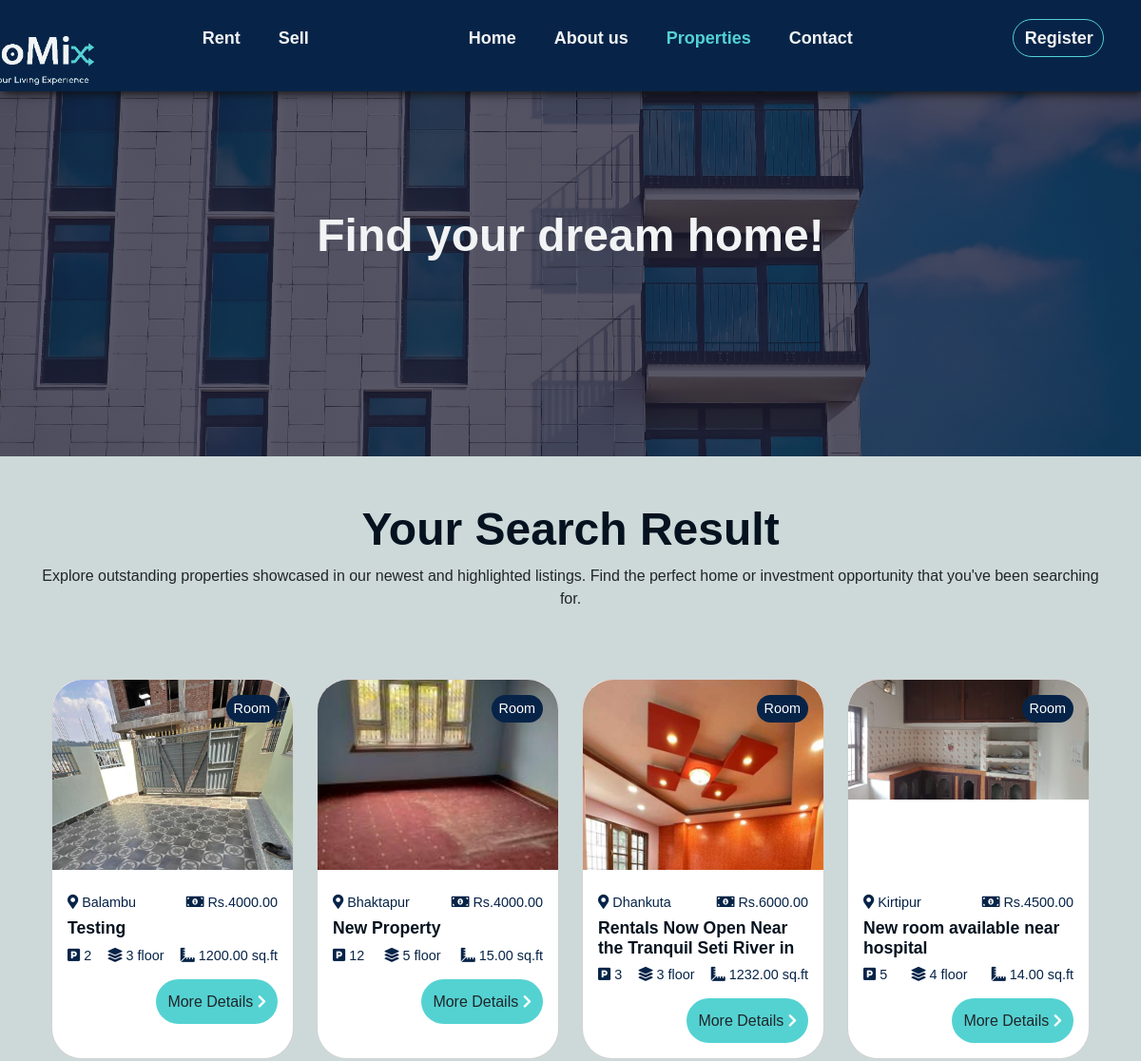
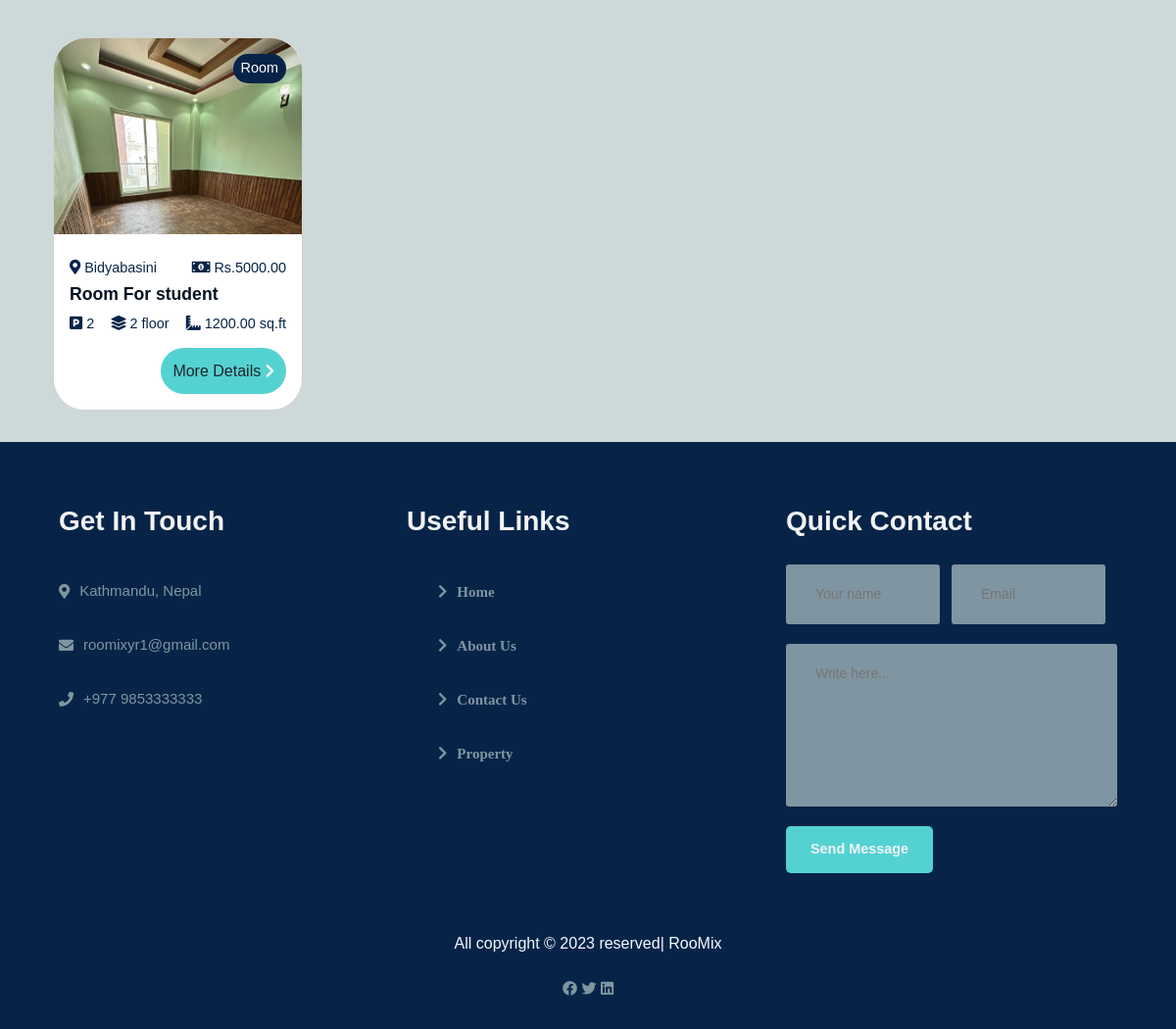
Page /client/properties.php?category=Room on the committed database (2 pictures, top to bottom).
### tables this page shows
CREATE TABLE `property` (
  `id` int(11) NOT NULL,
  `property_title` varchar(255) NOT NULL,
  `description` text DEFAULT NULL,
  `property_type` enum('Room','Flat') NOT NULL,
  `kitchen` int(11) DEFAULT NULL,
  `bedroom` int(11) DEFAULT NULL,
  `living_room` int(11) DEFAULT NULL,
  `floor` int(11) DEFAULT NULL,
  `parking` int(11) DEFAULT NULL,
  `area` decimal(10,2) DEFAULT NULL,
  `total_price` decimal(10,2) DEFAULT NULL,
  `location` varchar(255) DEFAULT NULL,
  `added_date` timestamp NOT NULL DEFAULT current_timestamp(),
  `sold_status` tinyint(1) NOT NULL DEFAULT 1,
  `user_id` int(50) NOT NULL,
  `media` text DEFAULT NULL
);

### client/properties.php (the view, shortened to what this page needs)
<!DOCTYPE html>
<html lang="en">
<?php
include '../includes/dbConnect.php'; ?>
<head>
    <link rel="stylesheet" href="https://use.fontawesome.com/releases/v5.15.4/css/all.css" />
    <link href="https://cdn.jsdelivr.net/npm/bootstrap@5.3.3/dist/css/bootstrap.min.css" rel="stylesheet">
    <link rel="stylesheet" href="style.css">
</head>
<body style="padding-top: 0.25px;">
    <nav style="justify-content: center;align-items: center;">
        <a href="index.php" class="active"><img src="image/logo.png" alt="logo"></a>
        <div class="navigation">
            <ul>
                <li><a href="login.php" class="">Rent</a></li>
                <li><a href="login.php">Sell</a></li>
            </ul>
            <ul>
                <li><a href="index.php">Home</a></li>
                <li><a href="aboutUs.php">About us</a></li>
                <li><a href="properties.php" class="active">Properties</a></li>
                <li><a href="contact.php">Contact</a></li>
            </ul>
            <ul>
                <li><a href="registration.php"><button class="btn register" onclick="showRegisterForm()">Register</button></a></li>
            </ul>
        </div>
    </nav>
    <section id="properties" style="padding-top:2rem;">
        <h2><b>Find your dream home!</b></h2>
    </section>
    <div class="container my-5 mb-3">
        <div class="text-center">
            <h1>Your Search Result</h1>
            <p>Explore outstanding properties showcased in our newest and highlighted listings. Find the perfect home or investment opportunity that you've been searching for.</p>
            <?php
            $records_per_page = 5;
            $page = 1;
            $offset = ($page - 1) * $records_per_page;
            $search_query = '';
            $filtered_property_query = "SELECT * FROM property WHERE sold_status = 1";
            if (isset($_GET['category']) && $_GET['category'] != 'all') {
                $category_query = " AND property_type = '" . mysqli_real_escape_string($conn, $_GET['category']) . "'";
                $search_query .= $category_query;
            }
            if (!empty($search_query)) {
                $filtered_property_query .= $search_query;
            }
            $property_query = $filtered_property_query . " ORDER BY added_date DESC LIMIT $offset, $records_per_page";
            $query_run = mysqli_query($conn, $property_query);
            ?>
            <div class="container my-5 mb-3">
                <div class="row row-cols-1 row-cols-md-4 mt-2 g-4">
                    <?php
                    while ($row = mysqli_fetch_assoc($query_run)) {
                    ?>
                        <div class="col mb-3">
                            <div class="card h-100 rounded-5 position-relative">
                                <div class="image-container" style="height: 200px; overflow: hidden;">
                                    <?php
                                    if (!empty($row['media'])) {
                                        $image_urls = explode(',', $row['media']);
                                        $first_image = trim($image_urls[0]);
                                    }
                                    ?>
                                    <img src="<?php echo $first_image; ?>" class="card-img-top rounded-top-5" style="background-position: center; background-size: cover;" alt="image">
                                </div>
                                <span class="position-absolute top-0 end-0 mt-3 me-3 text-white py-1 px-2 rounded-pill" style="background-color: #072448;"><?php echo $row['property_type'] ?></span>
                                <div class="card-body">
                                    <div style=" display:flex; justify-content: space-between;">
                                        <span style="color: #072448;"><i class="fas fa-map-marker-alt mr-1"></i> <?php echo $row['location'] ?></span>
                                        <span style="color: #072448;"><i class="fas fa-money-bill-alt mr-1"></i> Rs.<?php echo $row['total_price'] ?></span>
                                    </div>
                                    <div class="description text-left" style="max-height: 2.6em; overflow: hidden;">
                                        <h6 class="card-text" style="    text-align: left;">
                                            <b><?php echo $row['property_title'] ?></b>
                                        </h6>
                                    </div>
                                    <div>
                                        <div style=" display:flex; justify-content: space-between;">
                                            <span style="color: #072448;"><i class="fas fa-parking mr-1"></i> <?php echo $row['parking'] ?></span>
                                            <span style="color: #072448;"><i class="fas fa-layer-group mr-1"></i> <?php echo $row['floor'] ?> floor</span>
                                            <span style="color: #072448;"><i class="fas fa-ruler-combined mr-1"></i> <?php echo $row['area'] ?> sq.ft</span>
                                        </div>
                                    </div>
                                    <div class="d-flex justify-content-end mt-2 position-relative">
                                        <a href="p-detail.php?id=<?php echo $row['id'] ?>" class="btn custom-btn-color rounded-5">More Details <i class="arrow fas fa-chevron-right"></i></a>
                                    </div>
                                </div>
                            </div>
                        </div>
                    <?php
                    }
                    ?>
                </div>
            </div>
        </div>
    </div>
    <footer>
        <div class="f-main">
            <div class="footer-col about" id="about">
                <h3>Get In Touch</h3>
                <li><i class="fas fa-map-marker-alt"></i>Kathmandu, Nepal</li>
                <li><i class="fas fa-envelope"></i>roomixyr1@gmail.com</li>
                <li><i class="fas fa-phone"></i>+977 9853333333</li>
            </div>
            <div class="footer-col links">
                <h3>Useful Links</h3>
                <ul>
                    <li><i class="fas fa-chevron-right"><a href="index.php">Home</a></i></li>
                    <li><i class="fas fa-chevron-right"><a href="aboutUs.php">About Us</a></i></li>
                    <li><i class="fas fa-chevron-right"><a href="contact.php">Contact Us</a></i></li>
                    <li><i class="fas fa-chevron-right"><a href="properties.php">Property</a></i></li>
                </ul>
            </div>
            <div class="form">
                <h3>Quick Contact</h3>
                <div class="form-row">
                    <input type="text" placeholder="Your name">
                    <input type="text" placeholder="Email">
                </div>
                <div class="form-col">
                    <textarea name="" id="" cols="30" rows="6" placeholder="Write here..."></textarea>
                </div>
                <div class="form-col">
                    <button> Send Message</button>
                </div>
            </div>
        </div>
        <div class="copyright">
            <p>All copyright &#169; 2023 reserved| RooMix</p>
            <div class="<div class=" properties card">
                <i class="fab fa-facebook"></i>
                <i class="fab fa-twitter"></i>
                <i class="fab fa-linkedin"></i>
            </div>
        </div>
    </footer>
</body>
</html>

### client/properties.php (style rules this page uses)
html { height: 0; }
span { color: #072448; }
span i { color: #072448; }
.custom-btn-color { background-color: #54d2d2; border-radius: 3rem; border: none; }
.arrow { color: white; }
.card { animation: fadeInUp 0.5s ease-out; transition: transform 0.3s ease; }

### rows in the picture
property: media (picture), property_type "Room", location "Balambu", total_price "4000.00", property_title "Testing", parking "2", floor "3", area "1200.00"
property: media (picture), property_type "Room", location "Bhaktapur", total_price "4000.00", property_title "New Property", parking "12", floor "5", area "15.00"
property: media (picture), property_type "Room", location "Dhankuta", total_price "6000.00", property_title "Rentals Now Open Near the Tranquil Seti River in…", parking "3", floor "3", area "1232.00"
property: shows a picture, property_type "Room", location "Kirtipur", total_price "4500.00", property_title "New room available near hospital", parking "5", floor "4", area "14.00"
property: shows a picture, property_type "Room", location "Bidyabasini", total_price "5000.00", property_title "Room For student", parking "2", floor "2", area "1200.00"
